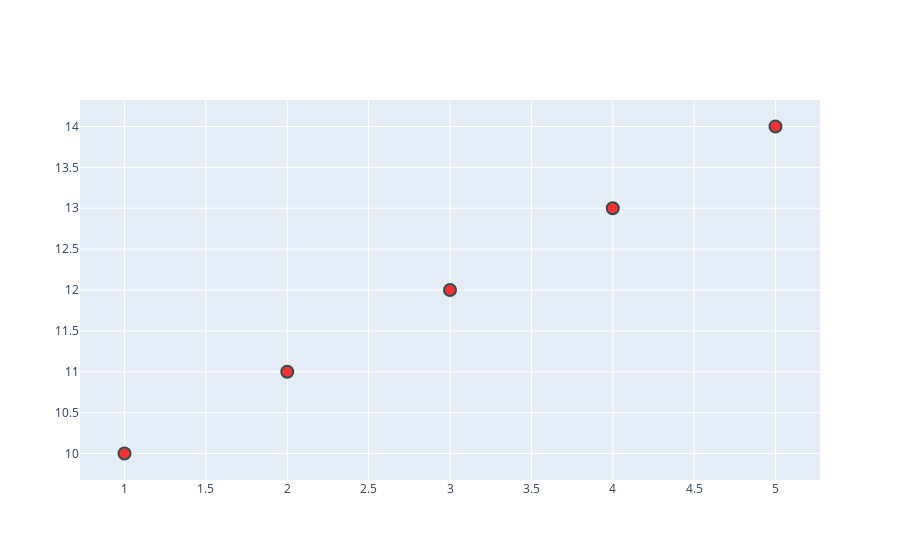

The notebook cell saved with this chart:
### Code cell
fig.add_traces(mi_trazado)

### Figure 1 — Plotly figure (JSON) as saved in the notebook; plotly's stock layout.template omitted (floating-point values rounded to 4 significant figures)
{"data": [{"marker": {"color": "rgba(255,0,0,0.8)", "line": {"color": "DarkSlateGrey", "width": 2}, "size": 12}, "mode": "markers", "type": "scatter", "x": [1, 2, 3, 4, 5], "y": [10, 11, 12, 13, 14]}], "layout": {"autosize": true, "xaxis": {"autorange": true, "range": [0.7378, 5.262], "type": "linear"}, "yaxis": {"autorange": true, "range": [9.551, 14.45], "type": "linear"}}}
